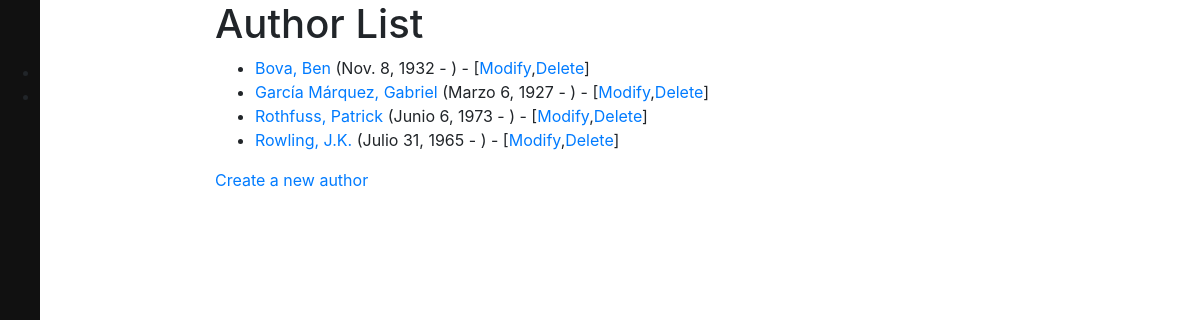
The app's page /catalog/authors/ (signed in) with its own data.
### catalog/models.py (models this page shows, shortened)
class Author(models.Model):
    first_name = models.CharField(max_length=100)
    last_name = models.CharField(max_length=100)
    date_of_birth = models.DateField(null=True, blank=True)
    date_of_death = models.DateField('Died', null=True, blank=True)
    class Meta:
        ordering = ['last_name']
        permissions = (("can_modify_author", "Add, Modify and Delete author"),)
    def get_absolute_url(self):
        return reverse('author-detail', args=[str(self.id)])

### catalog/views.py (the view)
# urls.py: path('authors/',views.AuthorListView.as_view(),name='authors'),
class AuthorListView(generic.ListView):
    model = Author
    context_object_name = 'author_list'   # your own name for the list as a template variable
    template_name = 'author_list.html'  # Specify your own template name/location
    paginate_by = 5

### template/author_list.html (shortened to what this page needs)
{% extends "base_generic.html" %}
{% block content %}
  <h1>Author List</h1>
  {% if author_list %}
  <ul>
    {% for author in author_list %}
      <li>
        <a href="{{ author.get_absolute_url }}">{{ author.last_name}}, {{author.first_name}}</a> ({{author.date_of_birth}} - )  {% if perms.catalog.can_modify_author %}
         - [<a href="{% url 'author_update' author.pk %}">Modify</a>,<a href="{% url 'author_delete' author.pk %}">Delete</a>]
        {% endif %}
      </li>
    {% endfor %}
  </ul>
  {% else %}
    <p>There are no books in the library.</p>
  {% endif %}
  {% if perms.catalog.can_modify_author %}
    <a href="{% url 'author_create'%}">Create a new author</a>
  {% endif %}
{% endblock %}

### records on screen
Author: last_name "Bova", first_name "Ben", date_of_birth "Nov. 8, 1932"
Author: last_name "García Márquez", first_name "Gabriel", date_of_birth "Marzo 6, 1927"
Author: last_name "Rothfuss", first_name "Patrick", date_of_birth "Junio 6, 1973"
Author: last_name "Rowling", first_name "J.K.", date_of_birth "Julio 31, 1965"
